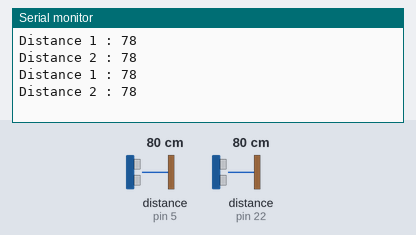
A sketch run on a simulated Arduino Mega 2560, built with avr-gcc and run on an emulated ATmega2560. Shown: the last lines printed to the serial monitor. Wiring (inferred from the names in the program): 2 × ultrasonic range finder: trigger pin 2, echo pin 5 / trigger pin 23, echo pin 22. Inputs (shaded band) come from the test bench; at power-on: distance to the obstacle (sensors on pin 5, pin 22) 80 cm. The echo pulse lasts 58.3 µs per cm.

Above: at 2.8 s.
2.9 s: distance to the obstacle (sensor on pin 5) set to 2 cm
At 5.0 s:
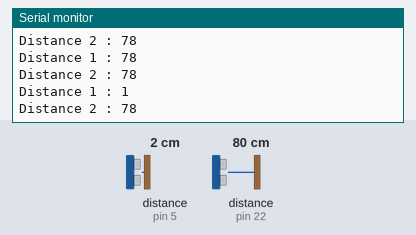
5.6 s: distance to the obstacle (sensor on pin 22) set to 2 cm
At 6.7 s:
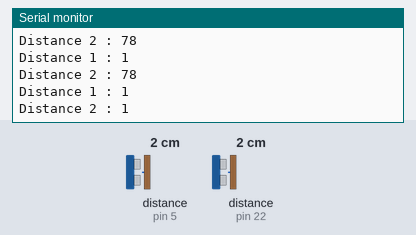
8.3 s: distance to the obstacle (sensor on pin 5) set to 4 cm
At 10.8 s:
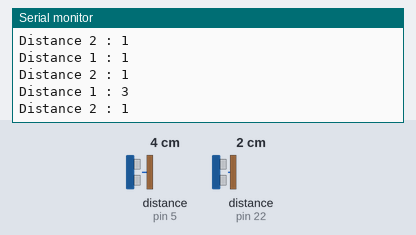
11.0 s: distance to the obstacle (sensor on pin 22) set to 4 cm
At 12.7 s:
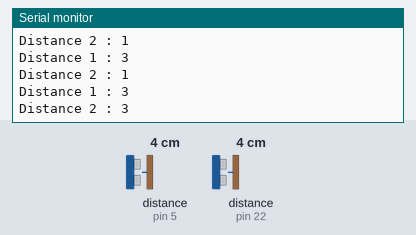
Timing chart, 0 to 14.2 s (numbered marks = the images above; inputs shaded):
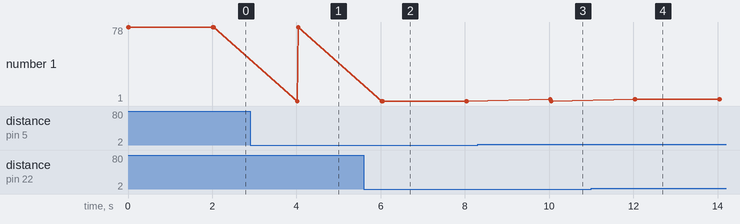

The sketch:

distance_using_2_sensors.ino
```cpp
// defines pins numbers
const int trigPin1 = 2;
const int echoPin1 = 5;
const int trigPin2 = 23;
const int echoPin2 = 22;
// defines variables
long duration;
int distance1;
int distance2;
void setup() {
pinMode(trigPin1, OUTPUT); // Sets the trigPin as an Output
pinMode(echoPin1, INPUT); // Sets the echoPin as an Input
pinMode(trigPin2, OUTPUT); // Sets the trigPin as an Output
pinMode(echoPin2, INPUT); // Sets the echoPin as an Input
Serial.begin(9600); // Starts the serial communication
}
void loop() {
// Clears the trigPin
digitalWrite(trigPin1, LOW);
delayMicroseconds(2);
// Sets the trigPin on HIGH state for 10 micro seconds
digitalWrite(trigPin1, HIGH);
delayMicroseconds(10);
digitalWrite(trigPin1, LOW);
// Reads the echoPin, returns the sound wave travel time in microseconds
duration = pulseIn(echoPin1, HIGH);
// Calculating the distance
distance1= duration*0.034/2;
// Prints the distance on the Serial Monitor
Serial.print("Distance 1 : ");
Serial.println(distance1);

// Clears the trigPin
digitalWrite(trigPin2, LOW);
delayMicroseconds(2);
// Sets the trigPin on HIGH state for 10 micro seconds
digitalWrite(trigPin2, HIGH);
delayMicroseconds(10);
digitalWrite(trigPin2, LOW);
// Reads the echoPin, returns the sound wave travel time in microseconds
duration = pulseIn(echoPin2, HIGH);
// Calculating the distance
distance2= duration*0.034/2;
// Prints the distance on the Serial Monitor
Serial.print("Distance 2 : ");
Serial.println(distance2);

delay(2000);

}
```

Measured:
- after the input at 2.9 s, the serial monitor: prints a new line after 1.1 s (image 1)
- after the input at 5.6 s, the serial monitor: prints a new line after 0.45 s (image 2)
- after the input at 8.3 s, the serial monitor: prints a new line after 1.7 s (image 3)
- after the input at 11.0 s, the serial monitor: prints a new line after 1.1 s (image 4)
